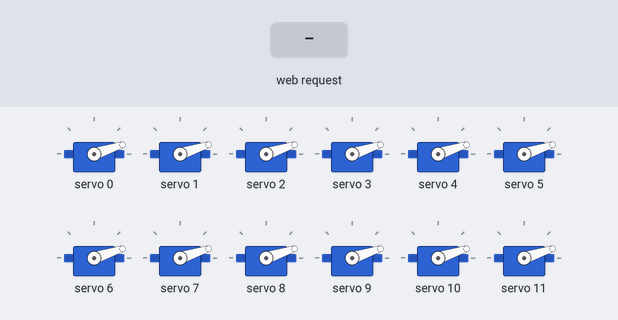
A sketch run on a simulated ESP32. On the bench: 12 × servo. Inputs (shaded band) come from the test bench. WiFi joins after 1.5 s; servers stay silent unless stated; what the sketch prints to the serial monitor is not drawn.

Above: at 2.7 s.
2.8 s: HTTP request GET /servo?red=1 received
At 3.8 s:
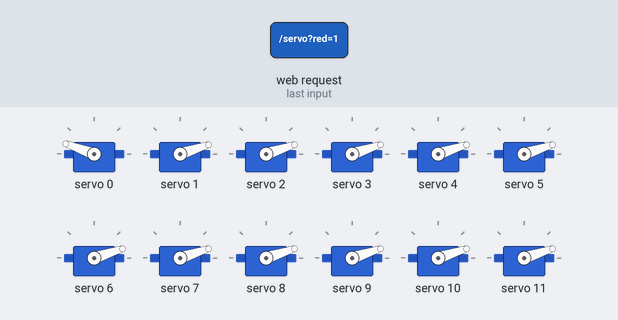
4.3 s: HTTP request GET /servo?ch=1&red=1 received
At 4.9 s:
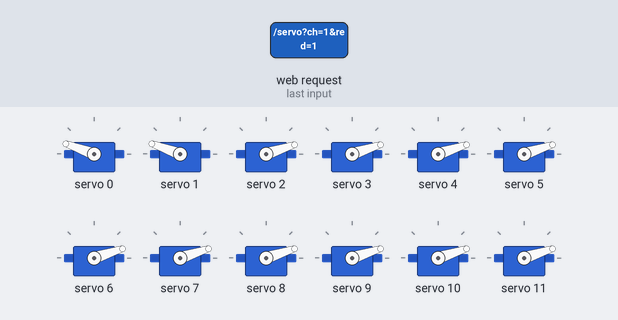
5.8 s: HTTP request GET /servo received
At 6.1 s:
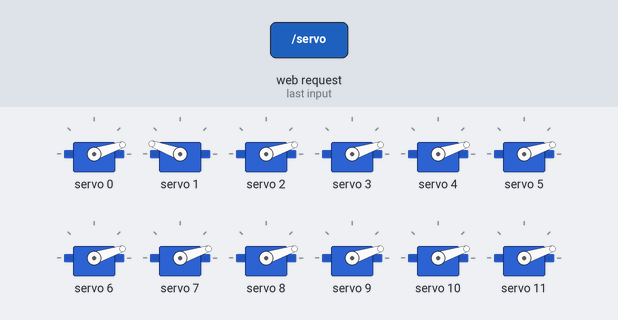
7.3 s: HTTP request GET /servo?ch=1 received
At 8.5 s:
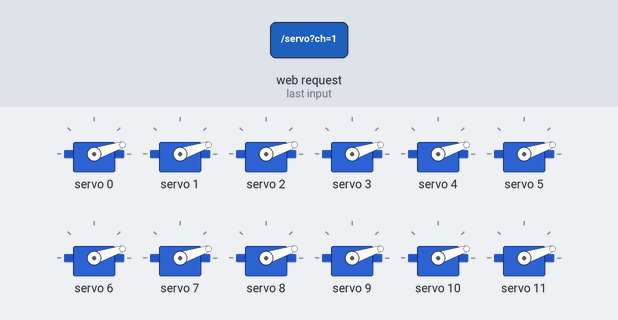
Timing chart, 0 to 9.8 s (numbered marks = the images above; inputs shaded):
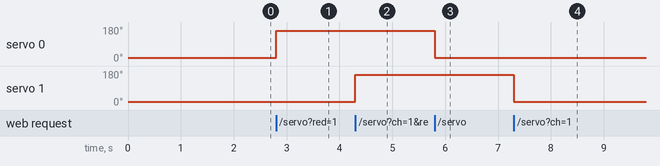

Measured:
- after the input at 2.8 s, servo 0: 18° → 160° at once
- after the input at 4.3 s, servo 1: 18° → 160° at once
- after the input at 5.8 s, servo 0: 160° → 18° at once
- after the input at 7.3 s, servo 1: 160° → 18° at once

The sketch:

display.ino
```cpp
// WIP (i only tested with 4 servos)
// uses xiao s3 instead of c3 supermini
// add Adafruit_PWMServoDriver.h library

//used a bit of ai, specially for combining html & .ino together but mostly written by me (following tutorials)


//to-do:  Add RTC module for binary clock

#include <WiFi.h>
#include <WebServer.h>
#include <Wire.h>
#include <Adafruit_PWMServoDriver.h>

const char* ssid = "example"; //change to wifi name
const char* password = "example"; //change to wifi pass

// Servo driver I2C address 0x40)
Adafruit_PWMServoDriver pwm = Adafruit_PWMServoDriver();

// Servo positions (pulse length out of 4096)
int GREEN_POS = 150;   // like 0 degrees
int RED_POS   = 450;   // like 90 degrees

WebServer server(80);

// html
const char webpage[] PROGMEM = R"rawliteral(
<!DOCTYPE html>
<html>
<head>
  <title>Mechanical Display</title>
  <style>
    body {
      background: #2d3340;
      color: white;
      font-family: sans-serif;
      text-align: center;
    }

    #grid {
      display: grid;
      grid-template-columns: repeat(4, 100px);
      gap: 10px;
      justify-content: center;
      margin-top: 30px;
    }

    .pixel {
      width: 100px;
      height: 100px;
      background: green;
      border: 3px solid black;
      cursor: pointer;
      color: white;
      font-size: 14px;
    }
  </style>
</head>
<body>

  <h1>Mechanical Display</h1>
  <p>Click a pixel to flip it between green and red</p>

  <div id="grid">
    <button class="pixel" onclick="flip(this)">r1c1</button>
    <button class="pixel" onclick="flip(this)">r1c2</button>
    <button class="pixel" onclick="flip(this)">r1c3</button>
    <button class="pixel" onclick="flip(this)">r1c4</button>

    <button class="pixel" onclick="flip(this)">r2c1</button>
    <button class="pixel" onclick="flip(this)">r2c2</button>
    <button class="pixel" onclick="flip(this)">r2c3</button>
    <button class="pixel" onclick="flip(this)">r2c4</button>

    <button class="pixel" onclick="flip(this)">r3c1</button>
    <button class="pixel" onclick="flip(this)">r3c2</button>
    <button class="pixel" onclick="flip(this)">r3c3</button>
    <button class="pixel" onclick="flip(this)">r3c4</button>

    <button class="pixel" onclick="flip(this)">r4c1</button>
    <button class="pixel" onclick="flip(this)">r4c2</button>
    <button class="pixel" onclick="flip(this)">r4c3</button>
    <button class="pixel" onclick="flip(this)">r4c4</button>
  </div>

  <script>
    function flip(button) {
      if (button.style.background == "red") {
        button.style.background = "green";
      } else {
        button.style.background = "red";
      }
    }
  </script>


  <script>
    const originalFlip = flip;
    flip = function(button) {
      originalFlip(button);
      const all = document.querySelectorAll(".pixel");
      const channel = Array.from(all).indexOf(button);   // 0 to 15
      const isRed = (button.style.background == "red") ? 1 : 0;
      fetch("/servo?ch=" + channel + "&red=" + isRed);
    };
  </script>

</body>
</html>
)rawliteral";


void handleRoot() {
  server.send(200, "text/html", webpage);
}

// Move a servo
void handleServo() {
  int channel = server.arg("ch").toInt();
  int isRed = server.arg("red").toInt();

  if (isRed == 1) {
    pwm.setPWM(channel, 0, RED_POS);
  } else {
    pwm.setPWM(channel, 0, GREEN_POS);
  }

  server.send(200, "text/plain", "OK");
}

void setup() {
  Serial.begin(115200);

  // I2c
  Wire.begin();

  // Start PCA servo driver
  pwm.begin();
  pwm.setPWMFreq(50);

  // Starts with first color on all 16 servos
  for (int i = 0; i < 16; i++) {
    pwm.setPWM(i, 0, GREEN_POS);
  }

  // Connect  wifi
  WiFi.begin(ssid, password);
  while (WiFi.status() != WL_CONNECTED) {
    delay(500);
    Serial.print(".");
  }
  Serial.println();
  Serial.print("Open this in your browser: http://");
  Serial.println(WiFi.localIP());

  server.on("/", handleRoot);
  server.on("/servo", handleServo);
  server.begin();
}

void loop() {
  server.handleClient();
}
```
